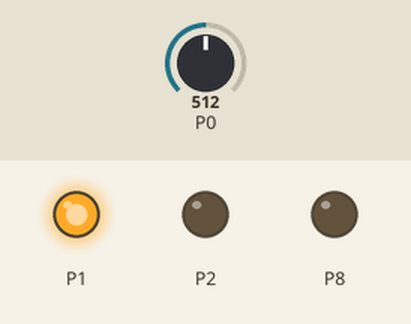
Bench run of a program on a simulated BBC micro:bit (MakeCode). On the bench: output pins drawn as LEDs (lit = HIGH). Inputs (shaded band) come from the test bench; at power-on: P0 = 512 (analog values on the 0–1023 scale).

Above: at 1.2 s.
1.3 s: P0 set to 542
At 1.9 s:
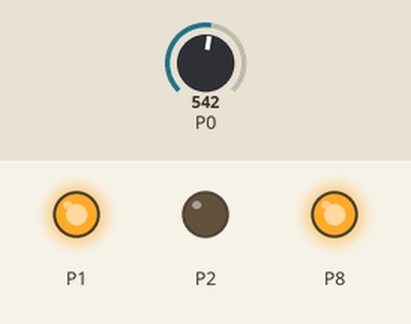
2.8 s: P0 set to 687
4.3 s: P0 set to 716
At 5.2 s:
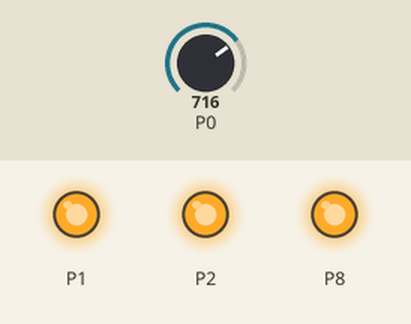
5.8 s: P0 set to 340
At 6.6 s:
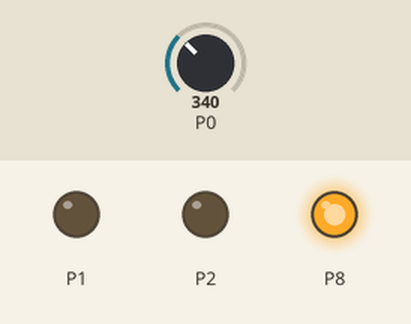
7.3 s: P0 set to 186
8.8 s: P0 set to 158
At 9.9 s:
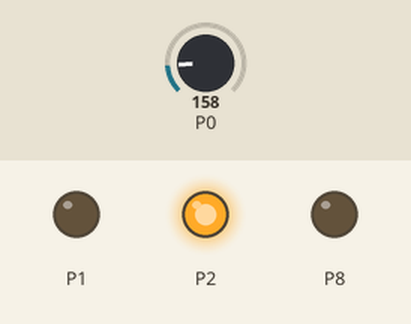
Timing chart, 0 to 11.3 s (numbered marks = the images above; inputs shaded):
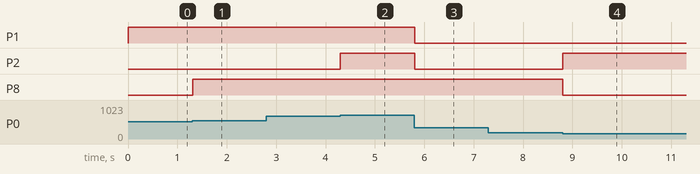

The program:

main.ts
```typescript
let intensite = 0
function bleu () {
    pins.analogWritePin(AnalogPin.P1, 0)
    pins.analogWritePin(AnalogPin.P2, 0)
    pins.analogWritePin(AnalogPin.P8, 1023)
}
function blanc () {
    pins.analogWritePin(AnalogPin.P1, 1023)
    pins.analogWritePin(AnalogPin.P2, 1023)
    pins.analogWritePin(AnalogPin.P8, 1023)
}
function mauve () {
    pins.analogWritePin(AnalogPin.P1, 1023)
    pins.analogWritePin(AnalogPin.P2, 0)
    pins.analogWritePin(AnalogPin.P8, 1023)
}
function rouge () {
    pins.analogWritePin(AnalogPin.P1, 1023)
    pins.analogWritePin(AnalogPin.P2, 0)
    pins.analogWritePin(AnalogPin.P8, 0)
}
function vert () {
    pins.analogWritePin(AnalogPin.P1, 0)
    pins.analogWritePin(AnalogPin.P2, 1023)
    pins.analogWritePin(AnalogPin.P8, 0)
}
basic.forever(function () {
    intensite = pins.analogReadPin(AnalogPin.P0)
    if (intensite >= 700) {
        blanc()
    } else if (intensite < 700 && intensite >= 525) {
        mauve()
    } else if (intensite < 525 && intensite >= 350) {
        rouge()
    } else if (intensite < 350 && intensite >= 175) {
        bleu()
    } else {
        vert()
    }
})
```

test.ts
```typescript
// les tests vont ici ; cela ne sera pas compilé si ce paquet est utilisé en tant qu'extension.
```

Measured:
- the behaviour switches between 524 and 525 on P0 (found by bisection; images 0 and 1)
- the behaviour switches between 699 and 700 on P0 (found by bisection; images 1 and 2)
- the behaviour switches between 175 and 174 on P0 (found by bisection; images 3 and 4)
- after the input at 1.3 s, P8: LOW → HIGH at once
- after the input at 2.8 s, every drawn part: stays the same
- after the input at 4.3 s, P2: LOW → HIGH at once
- after the input at 5.8 s, P1, P2: HIGH → LOW at once
- after the input at 7.3 s, every drawn part: stays the same
- after the input at 8.8 s, P2: LOW → HIGH at once; P8: HIGH → LOW at once
